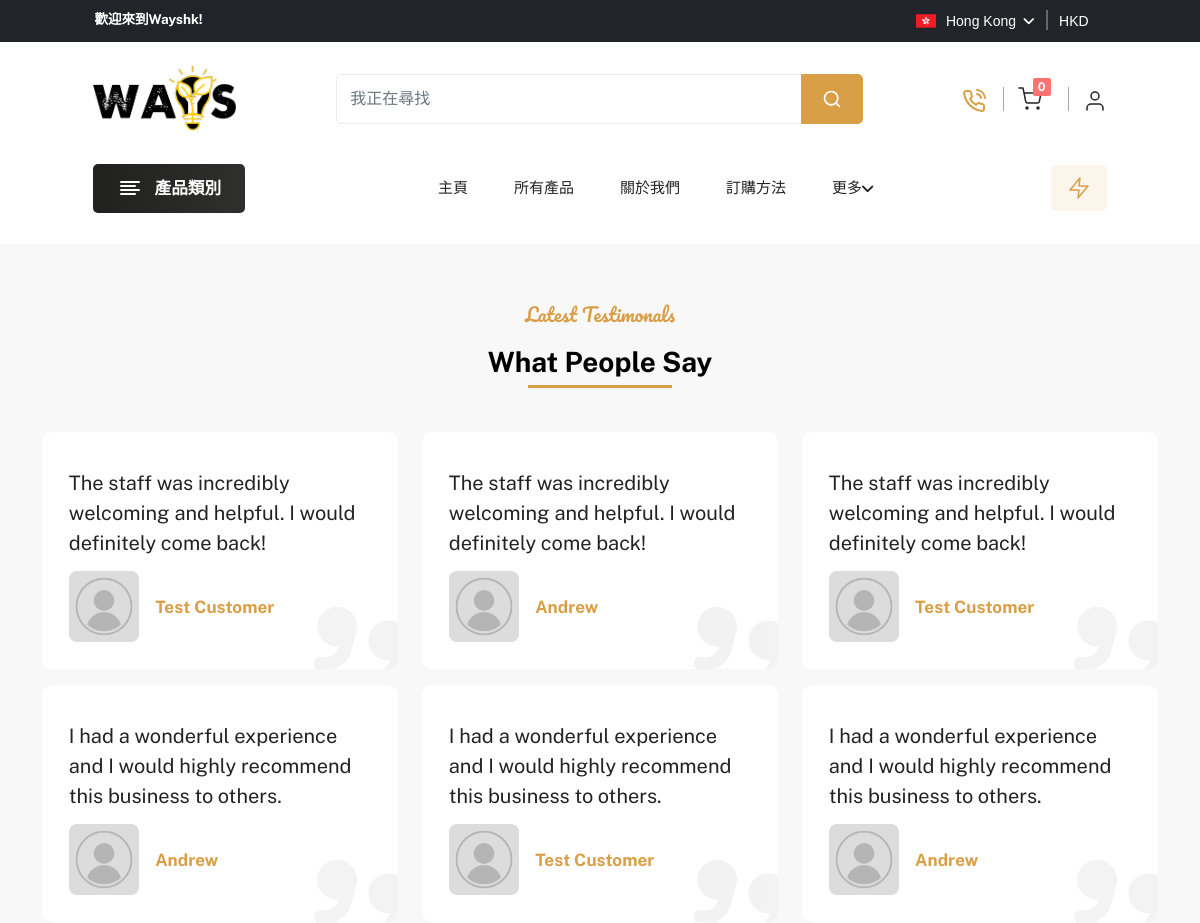
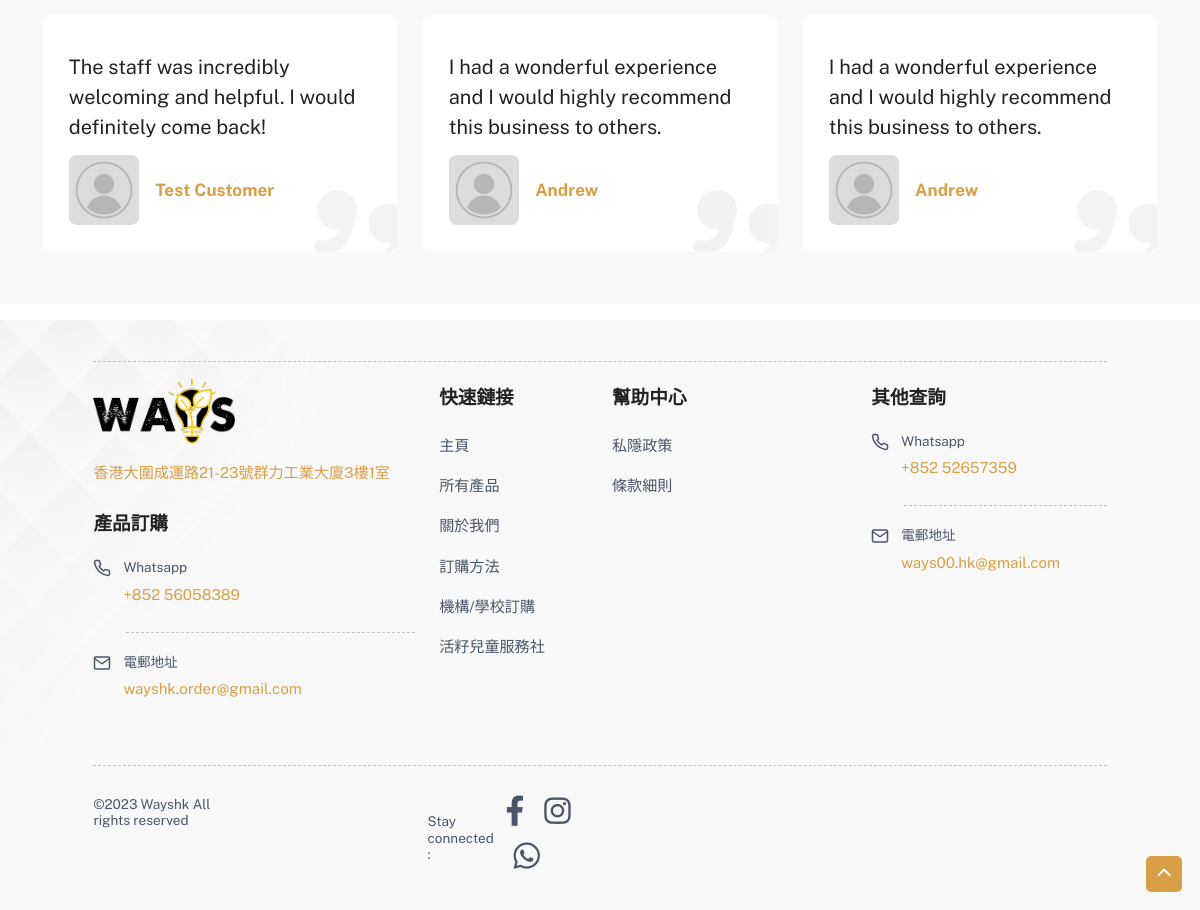
Screenshot of /customer_review.php with the database file from the repository (2 pictures, top to bottom).
### tables this page shows
CREATE TABLE `review` (
  `review_id` int(11) NOT NULL,
  `customer_id` int(11) NOT NULL,
  `image` varchar(500) NOT NULL,
  `description` text NOT NULL,
  `status` int(11) NOT NULL DEFAULT 0,
  `inserted_at` datetime NOT NULL
);

CREATE TABLE `customer` (
  `id` int(11) NOT NULL,
  `customer_name` varchar(100) NOT NULL,
  `email` varchar(100) NOT NULL,
  `number` varchar(20) NOT NULL,
  `address` varchar(250) NOT NULL,
  `city` varchar(50) NOT NULL,
  `zip_code` varchar(20) NOT NULL,
  `password` varchar(50) NOT NULL,
  `profile_image` varchar(200) NOT NULL,
  `membership_point` int(10) NOT NULL,
  `inserted_at` datetime NOT NULL,
  `updated_at` datetime NOT NULL
);

### admin/include/dbController.php (called while the page is built, shortened)
<?php
class DBController {
    private $host = "localhost";
    private $user = "root";
    private $password = "";
    private $database = "wayshk";
    private $conn;
    function __construct() {
        $this->conn = $this->connectDB();
    }
    function connectDB() {
        $conn = mysqli_connect($this->host,$this->user,$this->password,$this->database);
        return $conn;
    }
    function runQuery($query) {
        $result = mysqli_query($this->conn,$query);
        while($row=mysqli_fetch_assoc($result)) {
            $resultset[] = $row;
        }
        if(!empty($resultset))
            return $resultset;
    }
    function numRows($query) {
        $result  = mysqli_query($this->conn,$query);
        $rowcount = mysqli_num_rows($result);
        return $rowcount;
    }
}

### customer_review.php (the view, shortened to what this page needs)
<?php
include('admin/include/dbController.php');
$db_handle = new DBController();
?>
<!DOCTYPE html>
<html lang="en">
<head>
    <?php include('include/css.php'); ?>
</head>
<body>
<?php
include('include/header.php');
?>
<section class="review-section section-lg-space">
    <div class="container">
        <div class="about-us-title text-center">
            <h4 class="text-content">Latest Testimonals</h4>
            <h2 class="center">What people say</h2>
        </div>
        <div class="row">
                    <?php
                    $fetch_comment = $db_handle->runQuery("SELECT * FROM `review`, customer WHERE customer.id = review.customer_id and review.status = '1'");
                    $no_fetch_comment = $db_handle->numRows("SELECT * FROM `review`, customer WHERE customer.id = review.customer_id and review.status = '1'");
                    for ($i = 0; $i < $no_fetch_comment; $i++){
                        ?>
                        <div class="col-md-4 mt-3">
                            <div class="reviewer-box">
                                <i class="fa-solid fa-quote-right"></i>
                                <h3><?php echo $fetch_comment[$i]['description'];?></h3>
                                <div class="reviewer-profile">
                                    <div class="reviewer-image">
                                        <img src="assets/images/inner-page/user/avater.png" class="blur-up lazyload"
                                             alt="">
                                    </div>
                                    <div class="reviewer-name">
                                        <h4><?php echo $fetch_comment[$i]['customer_name'];?></h4>
                                    </div>
                                </div>
                            </div>
                        </div>
                        <?php
                    }
                    ?>
        </div>
    </div>
</section>
<?php
include('include/footer.php');
?>
<div class="theme-option">
    <div class="back-to-top">
        <a id="back-to-top" href="#">
            <i class="fas fa-chevron-up"></i>
        </a>
    </div>
</div>
</body>
</html>

### rows the page displays
review: description "The staff was incredibly welcoming and helpful. I would definitely come back!", customer.customer_name "Test Customer"
review: description "The staff was incredibly welcoming and helpful. I would definitely come back!", customer.customer_name "Andrew"
review: description "The staff was incredibly welcoming and helpful. I would definitely come back!", customer.customer_name "Test Customer"
review: description "I had a wonderful experience and I would highly recommend this business to others.", customer.customer_name "Andrew"
review: description "I had a wonderful experience and I would highly recommend this business to others.", customer.customer_name "Test Customer"
review: description "I had a wonderful experience and I would highly recommend this business to others.", customer.customer_name "Andrew"
review: description "The staff was incredibly welcoming and helpful. I would definitely come back!", customer.customer_name "Test Customer"
review: description "I had a wonderful experience and I would highly recommend this business to others.", customer.customer_name "Andrew"
review: description "I had a wonderful experience and I would highly recommend this business to others.", customer.customer_name "Andrew"

### other values shown
$total_quantity "0"
